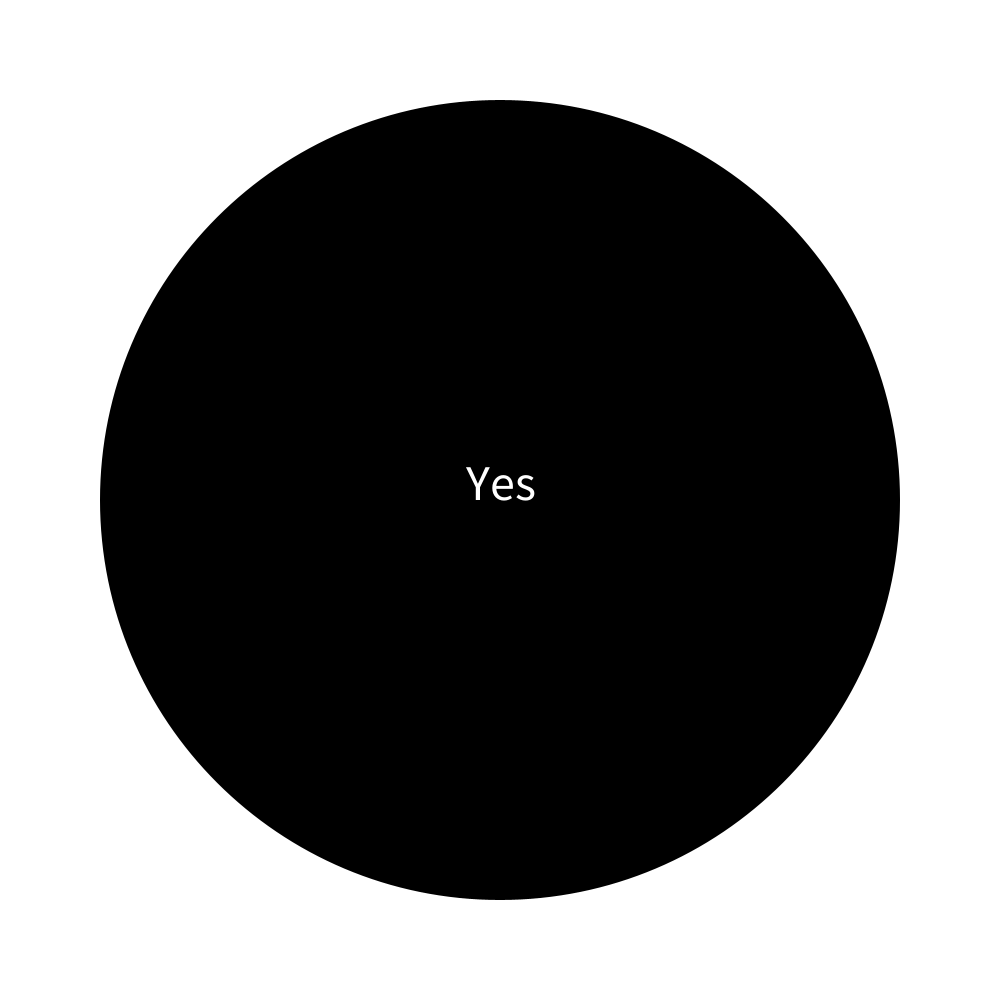
Frame 1 (no input)
Frame 60 (the mouse pressed at the canvas centre just before this capture): identical to frame 1, image omitted
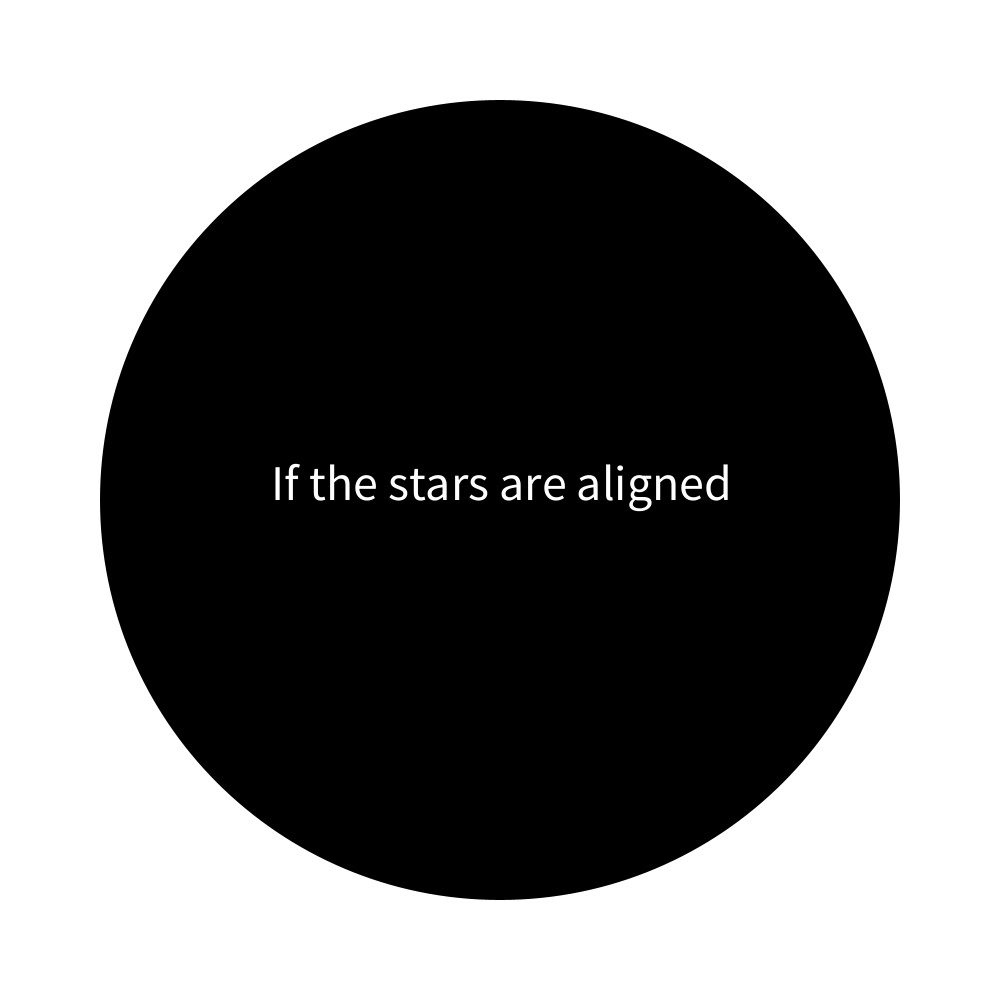
Frame 120 (the mouse held since frame 60 and released just before this capture)

The Processing sketch that drew these frames (run headless with seeded random() and noise(); from frame 60 on, the mouse is pressed at the canvas centre):

// Processing sketch: E19_Arrays
// ── E19_Arrays.pde
String[] answers = new String[8];
int answerIndex = 0;

void setup() {
  size(1000, 1000);
  
  answers[0] = "Yes";
  answers[1] = "No";
  answers[2] = "Maybe";
  answers[3] = "Perhaps";
  answers[4] = "Hopefully";
  answers[5] = "If the stars are aligned";
  answers[6] = "My sources say no";
  answers[7] = "My sources say yes";
}

void mousePressed() {
  answerIndex = floor(random(answers.length));
}

void draw() {
  background(255);
  
  translate(width / 2, height / 2);
  fill(0);
  noStroke();
  
  ellipse(0, 0, 800, 800);
  
  fill(255);
  textSize(50);
  textAlign(CENTER);
  text(answers[answerIndex], 0, 0, 500);
}
